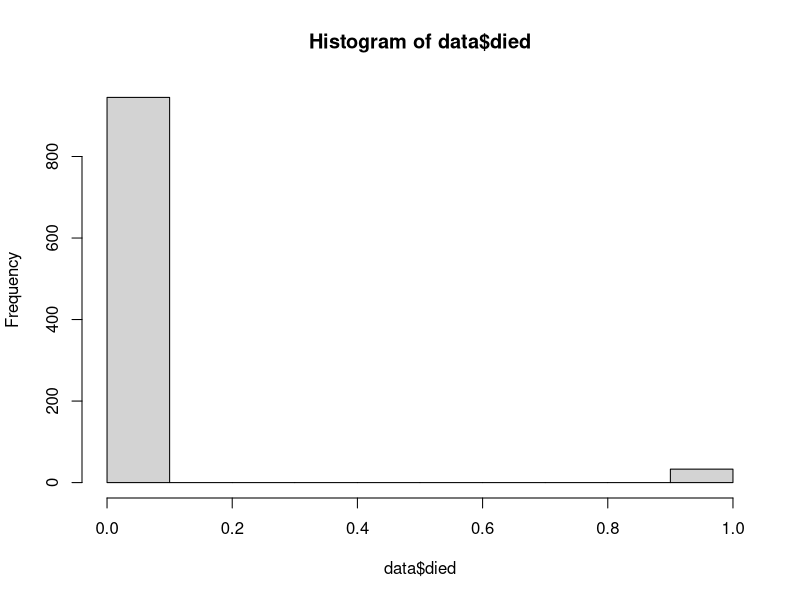
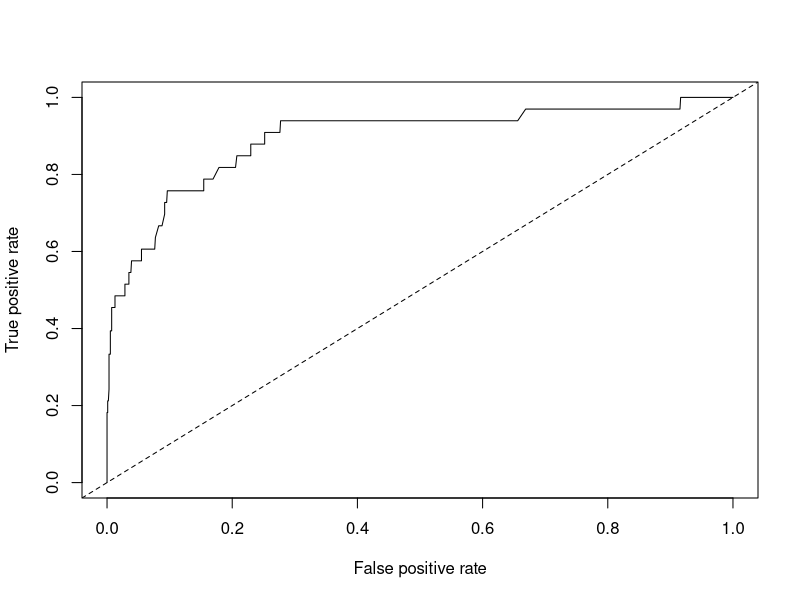
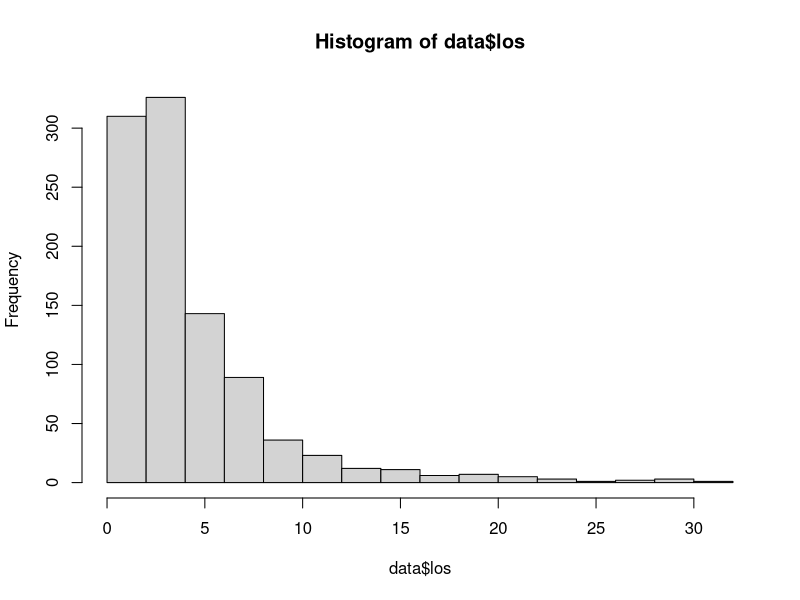
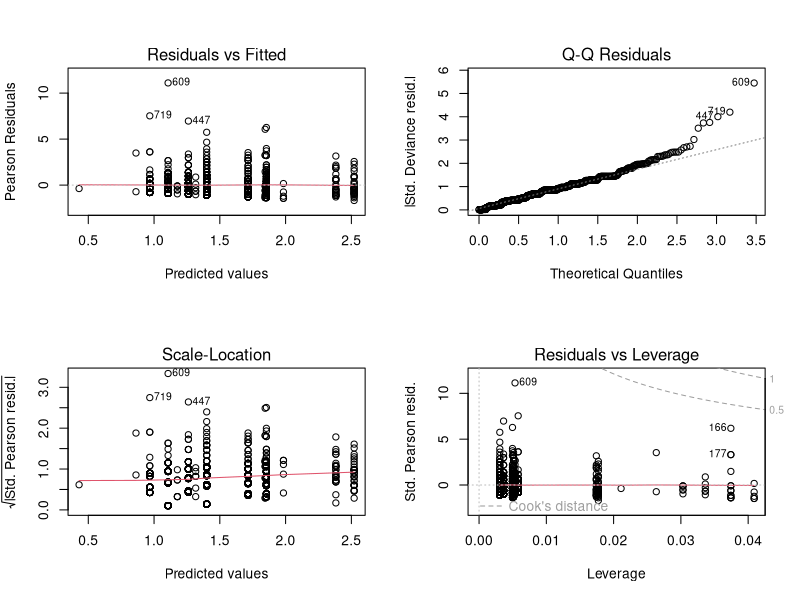
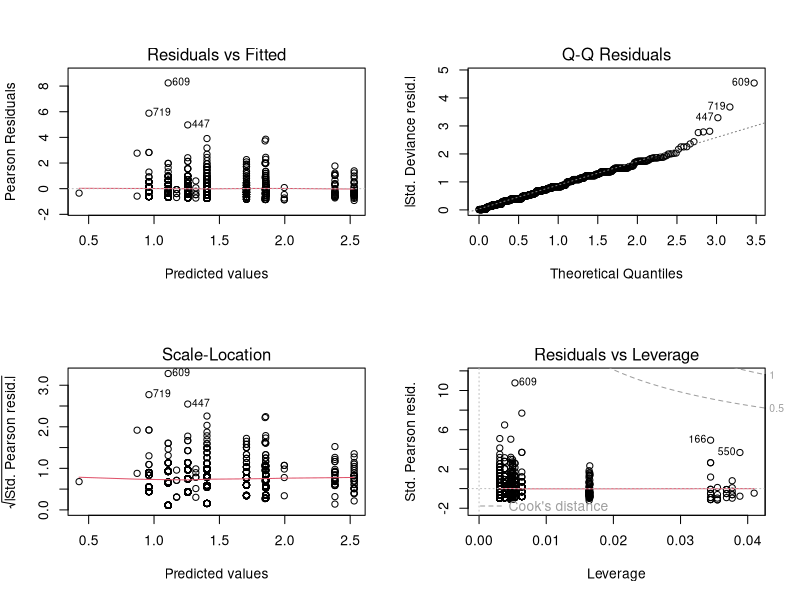

Write R code to recreate these figures, in order.
# Libraries ---- 
library(glmnet)
library(AER)
library(car)
library(mgcv)
library(MASS)
library(ROCR)

# Data ----
data <- read.table("hospital.txt")
str(data)

# Check for collineratity ----
lm.fit.died <- lm(died ~., data)
vif(lm.fit.died)
lm.fit.los <- lm(los ~., data)
vif

# Model 1: Mortality ----
hist(data$died)
## Model fitting
died_logit <- glm(died ~ los + sp02 + risk , 
                  family = binomial(link = "logit"),
                  data)
summary(died_logit)
## Confusion matrix
table(true = data$died, pred = round(fitted(died_logit)))
## ROC curve
pred <- prediction(fitted(died_logit), data$died)
plot(performance(pred, "tpr", "fpr"))
abline(0, 1, lty = 2)


# Model 2: Length of Stay ----
## Check for Overdispersion
mean(data$los)
var(data$los)
disp_ratio = var(data$los)/mean(data$los)
hist(data$los)
## Negative binomial model
los_nb <- glm.nb(los ~ died + gender +severity, data)
summary(los_nb)
par(mfrow=c(2,2))
plot(los_nb)

## Gamma (for comparison)
los_gam <- glm(los ~ died + gender + severity,
               family = Gamma(link = "log"),
               data)
summary(los_gam)
par(mfrow = c(2,2))
plot(los_gam)
